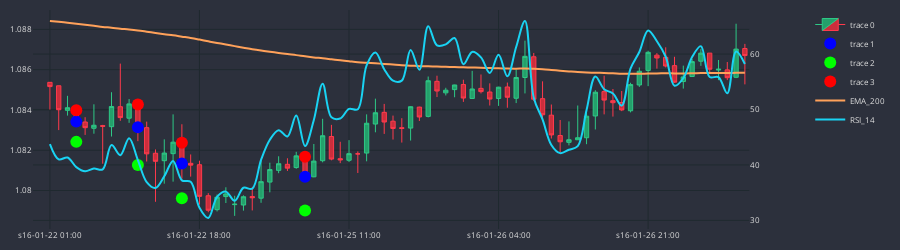

Here is the notebook cell this chart was saved with:
### Code cell
df_plot = df_slim.iloc[140:220]
cp = CandlePlot(df_plot, candles=True)

trades = cp.df_plot[df_plot.SIGNAL != NONE]

markers = ['mid_c', 'TP', 'SL']
marker_colors = ['#0000FF', '#00FF00', '#FF0000']

for i in range(3):
    cp.fig.add_trace(go.Scatter(
        x = trades.sTime,
        y = trades[markers[i]],
        mode = 'markers',
        marker=dict(color=marker_colors[i], size=12)
    ))
    
cp.show_plot(line_traces=['EMA_200'], sec_traces=['RSI_14'], height=250)
